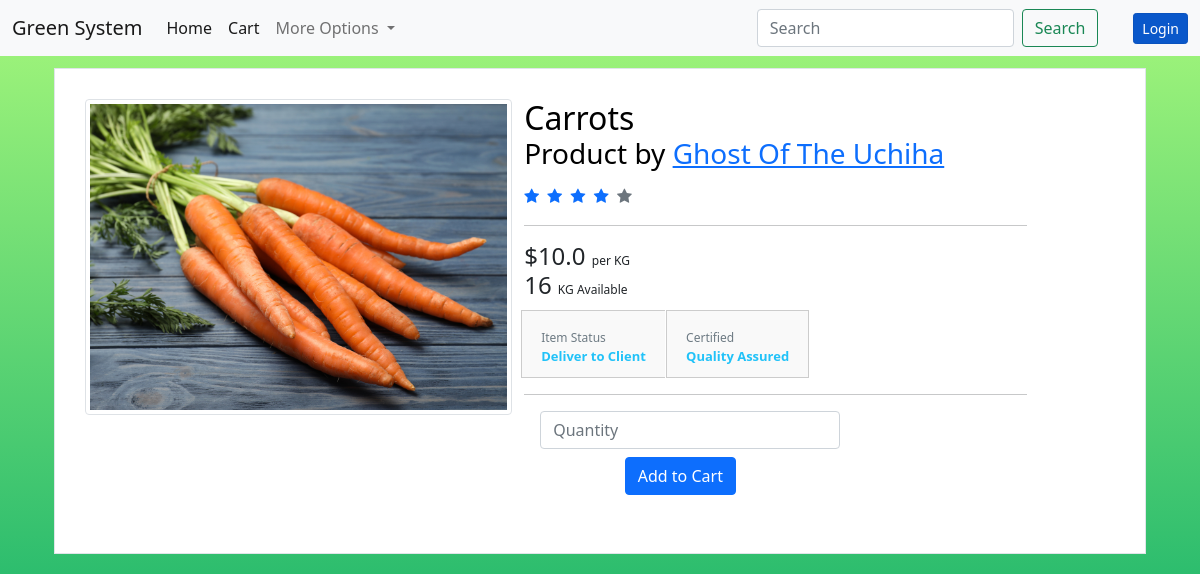
Page /item_details/2 on the earlier database version.
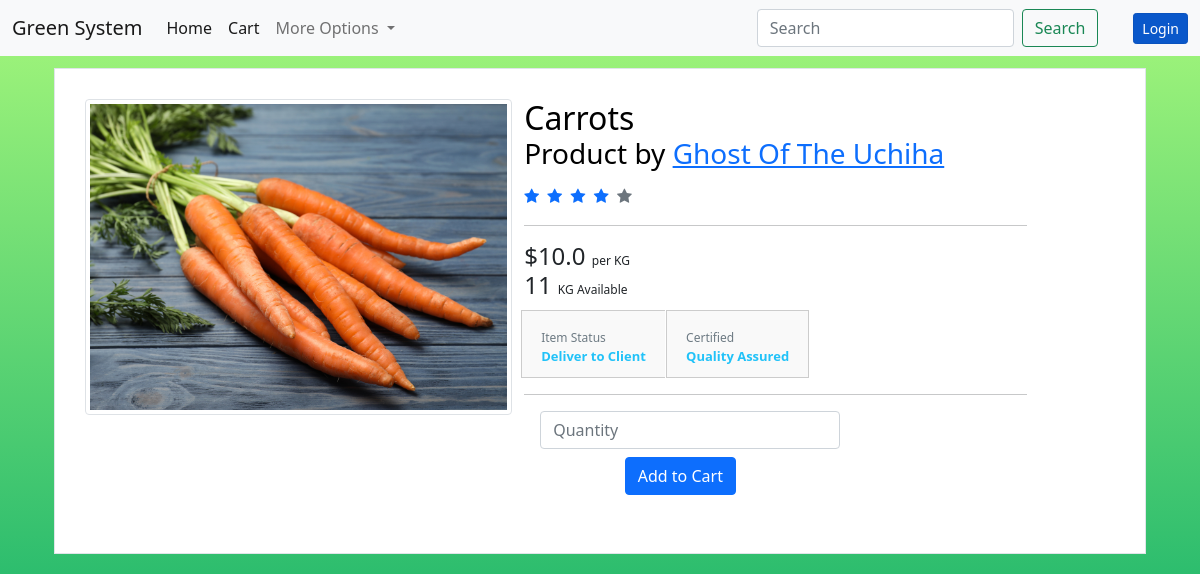
Same page on the later database version.
### main.py (models this page shows, shortened)
class Item(db.Model):
    id=db.Column(db.Integer,primary_key=True)
    user_id=db.Column(db.Integer,db.ForeignKey('user.id'))
    name=db.Column(db.String,nullable=False)
    image=db.Column(db.String,nullable=False)
    quantity=db.Column(db.Integer,nullable=False)
    price=db.Column(db.Float,nullable=False)
    delivery=db.Column(db.String,nullable=False)

### main.py (the view)
@app.route('/item_details/<int:id>',methods=['GET'])
def item_details(id):
    item=Item.query.get(id)
    return render_template('item_details.html',item=item)

### main.py
class SearchForm(FlaskForm):
    Search=StringField("Search",validators=[DataRequired()])
    submit=SubmitField("Search")

### main.py (called while the page is built)
@app.context_processor
def base():
    form=SearchForm()
    return dict(form=form)

### templates/item_details.html (shortened to what this page needs)
{% extends 'layout.html' %}
{% block content%}
<link href="https://maxcdn.bootstrapcdn.com/font-awesome/4.3.0/css/font-awesome.min.css" rel="stylesheet" />
<div class="container">
    <div class="product-content product-wrap clearfix product-deatil">
        <div class="row">
            <div class="col-md-5 col-sm-12 col-xs-12">
                <div class="product-image">
                    <div id="myCarousel-2" class="carousel slide">
                        <div class="carousel-inner">
                            <div class="item">
                                <img src="/static/item_images/{{item.image}}" class="mx-auto img-thumbnail" alt="{{item.name}}" />
                            </div>
                        </div>
                    </div>
                </div>
            </div>
            <div class="col-md-6 col-md-offset-1 col-sm-12 col-xs-12">
                <h2 class="name">
                    {{item.name}}
                    <small>Product by <a href="/get_user_items/{{item.user.id}}">{{item.user.username}}</a></small>
                    <i class="fa fa-star fa-2x text-primary"></i>
                    <i class="fa fa-star fa-2x text-primary"></i>
                    <i class="fa fa-star fa-2x text-primary"></i>
                    <i class="fa fa-star fa-2x text-primary"></i>
                    <i class="fa fa-star fa-2x text-muted"></i>
                </h2>
                <hr />
                <h3 class="price-container">
                    ${{item.price}}
                    <small>per KG</small>
                </h3>
                <h3 class="price-container">
                    {{item.quantity}}
                    <small>KG Available</small>
                </h3>
                <div class="certified">
                    <ul>
                        <li>
                            <a href="javascript:void(0);">Item Status<span>{{item.delivery}}</span></a>
                        </li>
                        <li>
                            <a href="javascript:void(0);">Certified<span>Quality Assured</span></a>
                        </li>
                    </ul>
                </div>
                <hr />
                <form class="form-inline"  method="POST" action="/add_to_cart/{{item.id}}">
                    <div class="form-group mx-sm-3 mb-2">
                      <input type="number" style="width: 300px;" min="1" max="{{item.quantity}}" class="form-control" id="quantity" name="quantity" placeholder="Quantity">
                    </div>
                    <div style="margin-left: 20%;">
                    <button type="submit" class="btn btn-primary mb-2">Add to Cart</button>
                    </div>
                </form>
                </div>
            </div>
        </div>
    </div>
</div>
{%endblock%}

Differences in the rows shown:
changed Item "Carrots": quantity "16" → "11"
